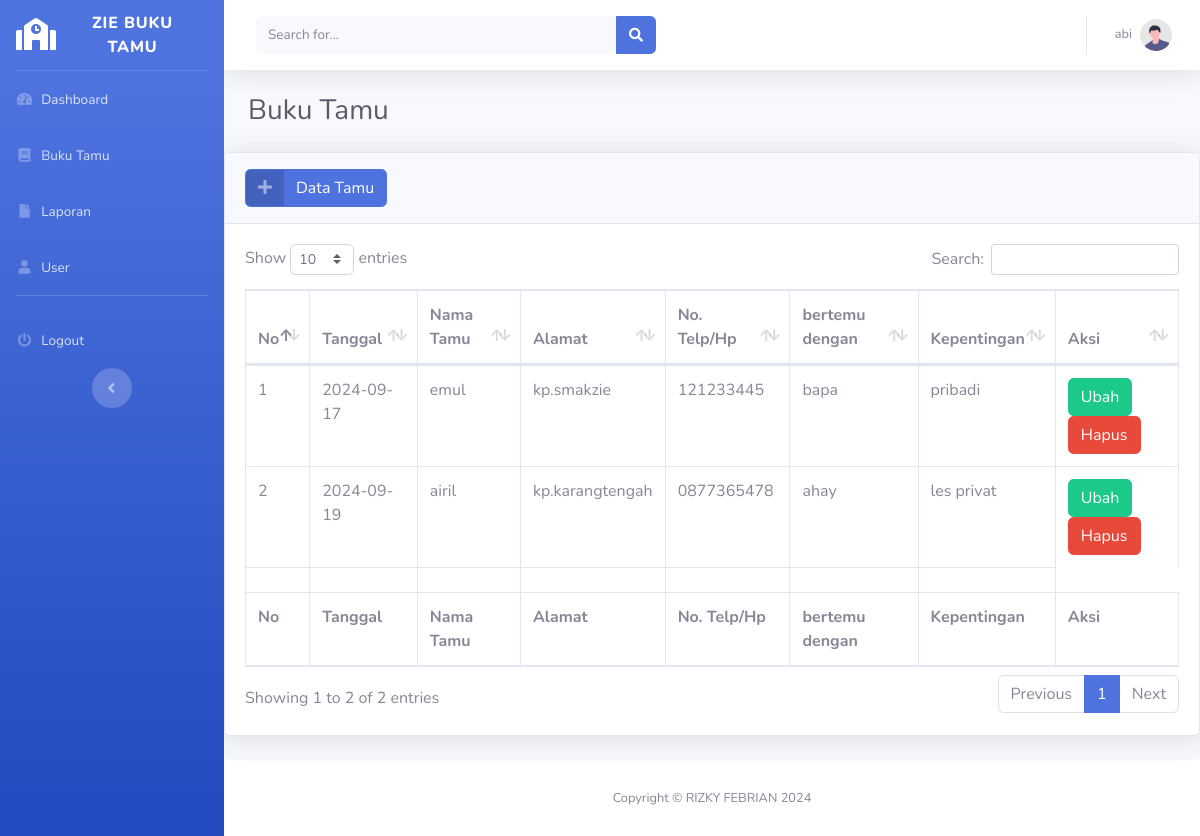
The page /buku-tamu.php (signed in) on the database its author committed.
### tables this page shows
CREATE TABLE `buku_tamu` (
  `id_tamu` varchar(5) NOT NULL,
  `tanggal` date NOT NULL,
  `nama_tamu` varchar(255) NOT NULL,
  `alamat` text NOT NULL,
  `no_hp` varchar(13) NOT NULL,
  `bertemu` varchar(255) NOT NULL,
  `kepentingan` varchar(255) NOT NULL
);

### function.php (called while the page is built, shortened)
<?php
require_once('koneksi.php');
function query($query) {
    global $koneksi;
    $result = mysqli_query($koneksi, $query);
    $rows = [];
    while ($row = mysqli_fetch_assoc($result)) {
        $rows[] = $row;
    }
    return $rows;
}
?>

### buku-tamu.php (the view, shortened to what this page needs)
<?php
require_once('function.php');
include_once('templates/header.php');
?>
<div class="container-fluid">
<h1 class="h3 mb-4 text-gray-800">Buku Tamu</h1>
</div>
<div class="card shadow mb-4">
                        <div class="card-header py-3">
                            <button type="button" class="btn btn-primary btn-icon-split" data-toggle="modal" data-target="#tambahModal">
                                <span class="icon text-white-50">
                                    <i class="fas fa-plus"></i>
                                </span>
                                <span class="text">Data Tamu</span>
                            </button>
                        </div>
                        <div class="card-body">
                            <div class="table-responsive">
                                <table class="table table-bordered" id="dataTable" width="100%" cellspacing="0">
                                    <thead>
                                        <tr>
                                            <th>No</th>
                                            <th>Tanggal</th>
                                            <th>Nama Tamu</th>
                                            <th>Alamat</th>
                                            <th>No. Telp/Hp</th>
                                            <th>bertemu dengan</th>
                                            <th>Kepentingan</th>
                                            <th>Aksi</th>
                                        </tr>
                                    </thead>
                                    <tbody>
                                       <?php
                                       $no = 1;
                                       $buku_tamu = query("SELECT * FROM buku_tamu");
                                       foreach($buku_tamu as $tamu) :?>
                                       <tr>
                                        <td><?= $no++; ?></td>
                                        <td><?= $tamu['tanggal'] ?></td>
                                        <td><?= $tamu['nama_tamu'] ?></td>
                                        <td><?= $tamu['alamat'] ?></td>
                                        <td><?= $tamu['no_hp'] ?></td>
                                        <td><?= $tamu['bertemu'] ?></td>
                                        <td><?= $tamu['kepentingan'] ?></td>
                                        <td>
                                            <a class="btn btn-success" href="edit-tamu.php?id=<?= $tamu['id_tamu']?>">Ubah</a>
                                            <a onclick="confirm('Apakah anda yakin ingin menghapus data ini?')" class="btn btn-danger" href="hapus-tamu.php?id=<?= $tamu['id_tamu']?>">Hapus</a>
                                        </td>
                                       </tr>
                                       <?php endforeach; ?>
                                    </tbody>
                                    <tfoot>
                                        <tr>
                                            <th>No</th>
                                            <th>Tanggal</th>
                                            <th>Nama Tamu</th>
                                            <th>Alamat</th>
                                            <th>No. Telp/Hp</th>
                                            <th>bertemu dengan</th>
                                            <th>Kepentingan</th>
                                            <th>Aksi</th>
                                        </tr>
                                    </tfoot>
                                    <tbody>
                                        <tr>
                                            <td></td>
                                            <td></td>
                                            <td></td>
                                            <td></td>
                                            <td></td>
                                            <td></td>
                                            <td></td>
                                        </tr>
                                    </tbody>
                                </table>
                            </div>
                        </div>
                    </div>
<?php
include_once('templates/footer.php')
?>

### templates/header.php (shortened to what this page needs)
<!DOCTYPE html>
<html lang="en">
<head>
    <link href="assets/vendor/fontawesome-free/css/all.min.css" rel="stylesheet" type="text/css">
    <link href="assets/css/sb-admin-2.min.css" rel="stylesheet">
     <link href="assets/vendor/datatables/dataTables.bootstrap4.min.css" rel="stylesheet">
</head>
<body id="page-top">
    <div id="wrapper">
        <ul class="navbar-nav bg-gradient-primary sidebar sidebar-dark accordion" id="accordionSidebar">
            <a class="sidebar-brand d-flex align-items-center justify-content-center" href="index.html">
                <div class="sidebar-brand-icon rotate-n-0">
                    <i class="fas fa-school"></i>
                </div>
                <div class="sidebar-brand-text mx-3">ZIE BUKU TAMU <sup></sup></div>
            </a>
            <hr class="sidebar-divider my-0">
            <li class="nav-item">
                <a class="nav-link" href="index.html">
                    <i class="fas fa-fw fa-tachometer-alt"></i>
                    <span>Dashboard</span></a>
            </li>
            <li class="nav-item">
                <a class="nav-link" href="buku-tamu.php">
                    <i class="fas fa-fw fa-book"></i>
                    <span>Buku Tamu</span></a>
            </li>
            <li class="nav-item">
                <a class="nav-link" href="laporan.php">
                    <i class="fas fa-fw fa-file"></i>
                    <span>Laporan</span></a>
            </li>
            <li class="nav-item">
                <a class="nav-link" href="users.php">
                    <i class="fas fa-fw fa-user"></i>
                    <span>User</span></a>
            </li>
            <hr class="sidebar-divider d-none d-md-block">
            <?php
            if(isset($_SESSION['login'])) :
            ?>
            <li class="nav-item">
                <a class="nav-link" href="logout.php">
                    <i class="fas fa-fw fa-power-off"></i>
                    <span>Logout</span></a>
            </li>
            <?php endif; ?>
            <div class="text-center d-none d-md-inline">
                <button class="rounded-circle border-0" id="sidebarToggle"></button>
            </div>
        </ul>
        <div id="content-wrapper" class="d-flex flex-column">
            <div id="content">
                <nav class="navbar navbar-expand navbar-light bg-white topbar mb-4 static-top shadow">
                    <form
                        class="d-none d-sm-inline-block form-inline mr-auto ml-md-3 my-2 my-md-0 mw-100 navbar-search">
                        <div class="input-group">
                            <input type="text" class="form-control bg-light border-0 small" placeholder="Search for..."
                                aria-label="Search" aria-describedby="basic-addon2">
                            <div class="input-group-append">
                                <button class="btn btn-primary" type="button">
                                    <i class="fas fa-search fa-sm"></i>
                                </button>
                            </div>
                        </div>
                    </form>
                    <ul class="navbar-nav ml-auto">
                        <li class="nav-item dropdown no-arrow">
                            <a class="nav-link dropdown-toggle" href="#" id="userDropdown" role="button"
                                data-toggle="dropdown" aria-haspopup="true" aria-expanded="false">
                                <span class="mr-2 d-none d-lg-inline text-gray-600 small"> <?= isset($_SESSION['login']) && $_SESSION['login'] == true ? $_SESSION["username"] : '' ?></span>
                                <img class="img-profile rounded-circle"
                                    src="assets/images/undraw_profile.svg">
                            </a>
                        </li>
                    </ul>
                </nav>

### templates/footer.php (shortened to what this page needs)
</div>
            <footer class="sticky-footer bg-white">
                <div class="container my-auto">
                    <div class="copyright text-center my-auto">
                        <span>Copyright &copy; RIZKY FEBRIAN 2024</span>
                    </div>
                </div>
            </footer>
        </div>
    </div>
</body>
</html>

### rows shown on the page
buku_tamu: tanggal "2024-09-17", nama_tamu "emul", alamat "kp.smakzie", no_hp "121233445", bertemu "bapa", kepentingan "pribadi"
buku_tamu: tanggal "2024-09-19", nama_tamu "airil", alamat "kp.karangtengah", no_hp "0877365478", bertemu "ahay", kepentingan "les privat"

### other values the page prints
$_SESSION["username"] "abi"
